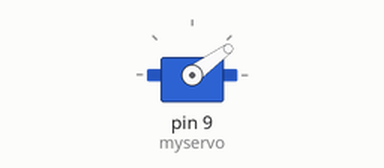
This sketch was run on a simulated Arduino Uno, built with avr-gcc and run on an emulated ATmega328P. Parts: servo.

Above: at 0.05 s.
At 0.15 s:
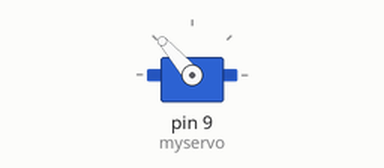
At 0.3 s:
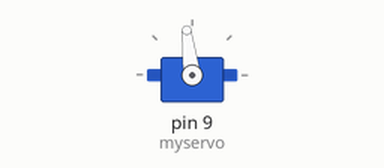
Timing chart, 0 to 3.0 s (numbered marks = the images above):
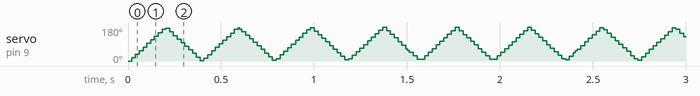

The sketch:

servo.ino
```cpp
#include <Servo.h>

Servo myservo;
int pos=0;

void setup()
{
  myservo.attach(9);
}

void loop()
{
  myservo.write(pos);
  delay(1);

  for(pos= 0; pos<= 180; pos+=1)
  {
    myservo.write(pos);
    delay(1);
  }

  for(pos= 180; pos>=0; pos-=1)
  {
    myservo.write(pos);
    delay(1);
  }
}
```
